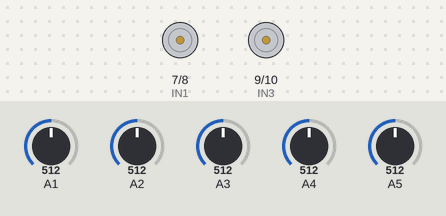
A sketch run on a simulated Arduino Uno, built with avr-gcc and run on an emulated ATmega328P. Parts: motor-driver pin pairs drawn as motors (green arrow = first pin HIGH = forward, orange = second pin HIGH = backward, longer = more drive, scaled by the enable pin). Inputs (shaded band) come from the test bench; at power-on: A1 = 512, A2 = 512, A3 = 512, A4 = 512, A5 = 512. What the sketch prints to the serial monitor is not drawn.

Above: at 0.1 s.
At 2.1 s:
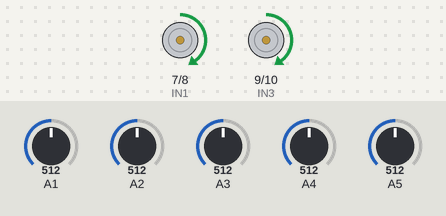
Timing chart, 0 to 4.0 s (numbered marks = the images above):
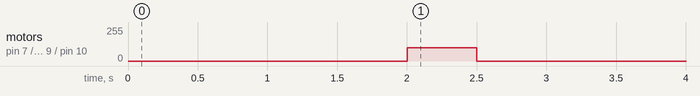

The sketch:

sketch_may20a.ino
```cpp
#include <SoftwareSerial.h>

int IN1 = 7; //LEFT MOTOR
int IN2 = 8;
int E1 = 6;

int IN3 = 9; //RIGHT MOTOR
int IN4 = 10;
int E2 = 11;

int s1, s2, s3, s4, s5; //sensor name converted into degital
int Sen1, Sen2, Sen3, Sen4, Sen5; //sensor analog value varriable name
int X1,X2,X3,X4,X5;

void setup()
{
  pinMode(IN1, OUTPUT);
  pinMode(IN2, OUTPUT);
  pinMode(E1, OUTPUT);

  pinMode(IN3, OUTPUT);
  pinMode(IN4, OUTPUT);
  pinMode(E2, OUTPUT);

 Serial.begin(9600);   //serial communication initialise
autocalib();
delay(5000);
}

void loop()
{
  Sensor_calibration();
  Read_Sensor();
  normal_line();

  //  if (s1 == 0 && s2 == 0 && s3 == 0 && s4 == 1 && s5 == 1) //for left 90
  //  {
  //    motor(200, 200);
  //    delay(100);
  //    motor(-200, -200);
  //    delay(50);
  //    motor(-150, 150);
  //    delay(80);
  //    s3 = 1;
  //    while (s3 == 1)
  //    {
  //      motor(-150, 150);
  //      Read_Sensor();
  //    }
  //  }
  //
  //
  //  else if (s1 == 1 && s2 == 1 && s3 == 0 && s4 == 0 && s5 == 0) //for right 90
  //  {
  //    motor(200, 200);
  //    delay(100);
  //    motor(-200, -200);
  //    delay(50);
  //    motor(150, -150);
  //    delay(80);
  //    s3 = 1;
  //    while (s3 == 1)
  //    {
  //      motor(150, -150);
  //      Read_Sensor();
  //    }
  //  }
  //
  //  else
  //  {
  //    normal_line();
  //  }
}


//////////////for normal curve line////////
void normal_line()
{
  Read_Sensor();
  if (s1 == 1 && s2 == 1 && s3 == 0 && s4 == 1 && s5 == 1)
  {
    motor(100, 100);
  }
  else if (s1 == 1 && s2 == 0 && s3 == 0 && s4 == 1 && s5 == 1)
  {
    motor(80, 100);
  }
  else if (s1 == 1 && s2 == 0 && s3 == 1 && s4 == 1 && s5 == 1)
  {
    motor(60, 100);
  }

  else if (s1 == 0 && s2 == 0 && s3 == 1 && s4 == 1 && s5 == 1)
  {
    motor(0, 100);
  }
  else if (s1 == 0 && s2 == 1 && s3 == 1 && s4 == 1 && s5 == 1)
  {
    motor(-100, 150);
  }

  else if (s1 == 1 && s2 == 1 && s3 == 0 && s4 == 0 && s5 == 1)
  {
    motor(100, 80);
  }
  else if (s1 == 1 && s2 == 1 && s3 == 1 && s4 == 0 && s5 == 1)
  {
    motor(100, 60);
  }
  else if (s1 == 1 && s2 == 1 && s3 == 1 && s4 == 0 && s5 == 0)
  {
    motor(100, 0);
  }
  else if (s1 == 1 && s2 == 1 && s3 == 1 && s4 == 1 && s5 == 0)
  {
    motor(150, -100);
  }
}


//////for sensor analog read///////////
void Read_Sensor()
{
  Sen1 = analogRead(A1);
  if (Sen1 > X1)
    s1 = 1;
  else
    s1 = 0;

  Sen2 = analogRead(A2);
  if (Sen2 > X2)
    s2 = 1;
  else
    s2 = 0;


  Sen3 = analogRead(A3);
  if (Sen3 > X3)
    s3 = 1;
  else
    s3 = 0;


  Sen4 = analogRead(A4);
  if (Sen4 > X4)
    s4 = 1;
  else
    s4 = 0;

  Sen5 = analogRead(A5);
  if (Sen5 > X5)
    s5 = 1;
  else
    s5 = 0;


}


///////////for display sensor value////////
void Sensor_calibration()
{
  Read_Sensor();

  Serial.print("Sen1=");
  Serial.print(Sen1);
  Serial.print(" ; ");
  Serial.print("Sen2=");
  Serial.print(Sen2);
  Serial.print(" ; ");
  Serial.print("Sen3=");
  Serial.print(Sen3);
  Serial.print(" ; ");
  Serial.print("Sen4=");
  Serial.print(Sen4);
  Serial.print(" ; ");
  Serial.print("Sen5=");
  Serial.print(Sen5);
  Serial.println();
  Serial.println();
  delay(500);
}


///////////motor function//////////////////
void motor(int L_spd, int R_spd)
{

  Left_motor(L_spd);
  Right_motor(R_spd);


}


void Left_motor(int L_spd)
{
  if (L_spd > 0)
  {
    digitalWrite(IN1, HIGH);
    digitalWrite(IN2, LOW);
    analogWrite(E1, L_spd);

  }
  else if (L_spd < 0)
  {
    digitalWrite(IN1, LOW);
    digitalWrite(IN2, HIGH);
    analogWrite(E1, -L_spd);

  }
  else if (L_spd == 0)
  {
    digitalWrite(IN1, LOW);
    digitalWrite(IN2, LOW);
    analogWrite(E1, 0);

  }
}

void Right_motor(int R_spd)
{
  if (R_spd > 0)
  {
    digitalWrite(IN3, HIGH);
    digitalWrite(IN4, LOW);
    analogWrite(E2, R_spd);

  }
  else if (R_spd < 0)
  {
    digitalWrite(IN3, LOW);
    digitalWrite(IN4, HIGH);
    analogWrite(E2, -R_spd);
  }
  else if (R_spd == 0)
  {
    digitalWrite(IN3, LOW);
    digitalWrite(IN4, LOW);
    analogWrite(E2, 0);
  }
}

void autocalib()
    {
    int ax1 = analogRead(A1);
    int ax2= analogRead(A2);
    int ax3= analogRead(A3);
    int ax4= analogRead(A4);
    int ax5= analogRead(A5);
    delay(2000);
    motor(100,100);
    delay(500);
    motor(0,0);
    int bx1 = analogRead(A1);
    int bx2= analogRead(A2);
    int bx3= analogRead(A3);
    int bx4= analogRead(A4);
    int bx5= analogRead(A5);

X1=(ax1+bx1)/2;
X2=(ax2+bx2)/2;
X3=(ax3+bx3)/2;
X4=(ax4+bx4)/2;
X5=(ax5+bx5)/2;

    }
```
